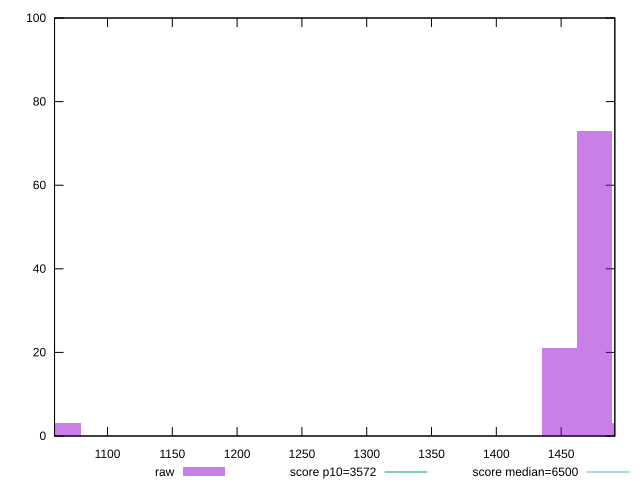

This chart was generated by the following gnuplot code:
reset

$raw <<EOF
1475.9444375303635 73
1503.276741929074 3
1448.612133131653 21
1065.959871549707 3
EOF

set key outside below
set boxwidth 27.332304398710434
set xrange [1059.1248:1491.4308]
set yrange [0:100]
set trange [0:100]
set style fill transparent solid 0.5 noborder

set parametric
set terminal svg size 640, 490 enhanced background rgb 'white'
set output "reports/report_00031_2021-02-24T23-18-18.084Z/first-cpu-idle/samples/agenda/raw/histogram.svg"

plot $raw title "raw" with boxes, \
     3572,t title "score p10=3572", \
     6500,t title "score median=6500"

reset
